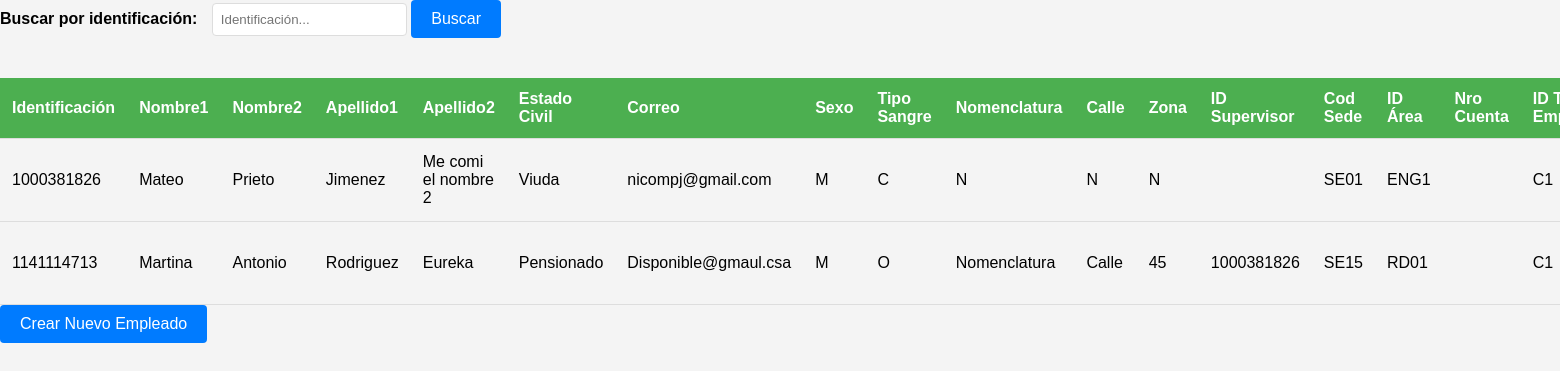
Page /ope/ope.php on the committed database.
### tables this page shows
CREATE TABLE `empleado` (
  `identificacion` varchar(12) NOT NULL,
  `nombre1` varchar(255) NOT NULL,
  `nombre2` varchar(255) NOT NULL,
  `apellido1` varchar(255) NOT NULL,
  `apellido2` varchar(255) NOT NULL,
  `estado_civil` varchar(255) NOT NULL,
  `correo` varchar(255) NOT NULL,
  `sexo` char(1) NOT NULL,
  `tipo_sangre` varchar(10) NOT NULL,
  `nomenclatura` varchar(255) NOT NULL,
  `calle` varchar(255) NOT NULL,
  `zona` varchar(255) NOT NULL,
  `id_supervisor` varchar(12) DEFAULT NULL,
  `cod_sede` varchar(4) NOT NULL,
  `id_area` varchar(4) NOT NULL,
  `nro_cuenta` varchar(20) DEFAULT NULL,
  `id_tipo_empleado` varchar(4) DEFAULT NULL,
  `doc_identidad` text NOT NULL
);

### class/clase_emple.php (called while the page is built, shortened)
<?php
class emple extends conexion
{
    public function read_emplex()
    {
        $conn = $this->connect();
        $query = "SELECT * FROM empleado";
        $stmt = $conn->query($query);
        return $stmt->fetchAll();
    }
}
?>

### ope/ope.php (the view, shortened to what this page needs)
<!DOCTYPE html>
<html lang="en">
<head>
    <link rel="stylesheet" href="../styles/admin_style.css">
</head>
<?php
require_once '../class/clase_emple.php';
$crud = new emple();
?>
<body>
    <form action="buscar.php" method="post">
        <label for="busqueda">Buscar por identificación:</label>
        <input type="text" name="busqueda" placeholder="Identificación...">
        <button type="submit">Buscar</button>
    </form>
    <table>
    <thead>
        <tr>
            <th>Identificación</th>
            <th>Nombre1</th>
            <th>Nombre2</th>
            <th>Apellido1</th>
            <th>Apellido2</th>
            <th>Estado Civil</th>
            <th>Correo</th>
            <th>Sexo</th>
            <th>Tipo Sangre</th>
            <th>Nomenclatura</th>
            <th>Calle</th>
            <th>Zona</th>
            <th>ID Supervisor</th>
            <th>Cod Sede</th>
            <th>ID Área</th>
            <th>Nro Cuenta</th>
            <th>ID Tipo Empleado</th>
        </tr>
    </thead>
    <tbody>
    <?php
        $records = $crud->read_emplex();
        foreach ($records as $record) {
            echo "<tr>";
            echo "<td>" . $record['identificacion'] . "</td>";
            echo "<td>" . $record['nombre1'] . "</td>";
            echo "<td>" . $record['nombre2'] . "</td>";
            echo "<td>" . $record['apellido1'] . "</td>";
            echo "<td>" . $record['apellido2'] . "</td>";
            echo "<td>" . $record['estado_civil'] . "</td>";
            echo "<td>" . $record['correo'] . "</td>";
            echo "<td>" . $record['sexo'] . "</td>";
            echo "<td>" . $record['tipo_sangre'] . "</td>";
            echo "<td>" . $record['nomenclatura'] . "</td>";
            echo "<td>" . $record['calle'] . "</td>";
            echo "<td>" . $record['zona'] . "</td>";
            echo "<td>" . $record['id_supervisor'] . "</td>";
            echo "<td>" . $record['cod_sede'] . "</td>";
            echo "<td>" . $record['id_area'] . "</td>";
            echo "<td>" . $record['nro_cuenta'] . "</td>";
            echo "<td>" . $record['id_tipo_empleado'] . "</td>";
            echo "</tr>";
        }
    ?>
    </tbody>
</table>
    <div>
    <form action="admin_create.php" method="get">
        <button type="submit">Crear Nuevo Empleado</button>
    </form>
    </div>
</body>
</html>

### styles/admin_style.css (style rules this page uses)
body { font-family: 'Arial', sans-serif; background-color: #f4f4f4; margin: 0; }
table { width: 100%; border-collapse: collapse; margin-top: 20px; }
thead { background-color: #4caf50; color: #fff; }
th, td { padding: 12px; text-align: left; border-bottom: 1px solid #ddd; }
form { display: inline-block; margin-bottom: 10px; }
button { background-color: #4caf50; color: #fff; padding: 10px 20px; border: none; border-radius: 4px; cursor: pointer; font-size: 16px; }
button[type="submit"] { background-color: #007bff; }
form { margin-bottom: 20px; }
label { font-weight: bold; margin-right: 10px; }
input[type="text"] { padding: 8px; border: 1px solid #ddd; border-radius: 4px; }

### rows in the picture
empleado: identificacion "1000381826", nombre1 "Mateo", nombre2 "Prieto", apellido1 "Jimenez", apellido2 "Me comi el nombre 2", estado_civil "Viuda", correo "nicompj@gmail.com", sexo "M", tipo_sangre "C", nomenclatura "N", calle "N", zona "N", cod_sede "SE01", id_area "ENG1", id_tipo_empleado "C1"
empleado: identificacion "1141114713", nombre1 "Martina", nombre2 "Antonio", apellido1 "Rodriguez", apellido2 "Eureka", estado_civil "Pensionado", correo "Disponible@gmaul.csa", sexo "M", tipo_sangre "O", nomenclatura "Nomenclatura", calle "Calle", zona "45", id_supervisor "1000381826", cod_sede "SE15", id_area "RD01", id_tipo_empleado "C1"
